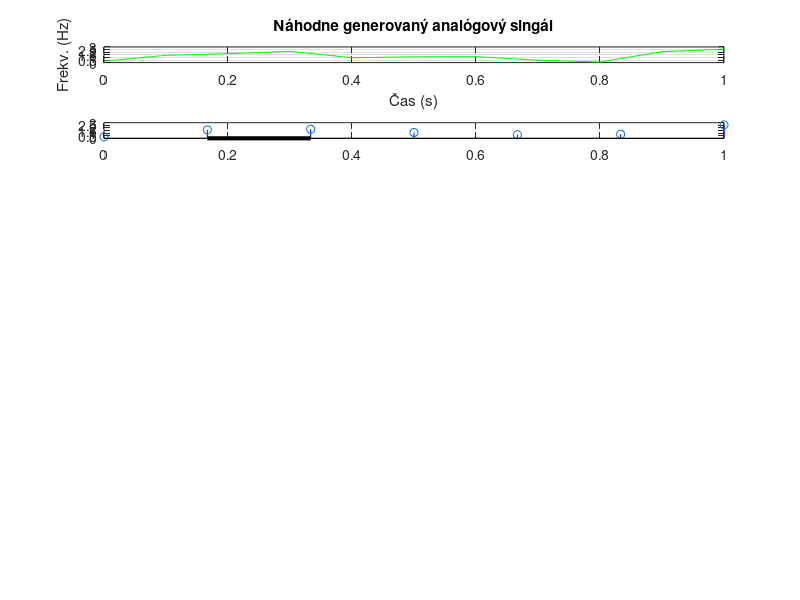

Reproduce this figure in MATLAB. (Note: this script raises an error after producing the figure.)
%%Vyhotovil: Martin Chlebovec, Tomáš Balog
%%Predmet: Číslicové spracovanie signálov
%%Skupina: Utorok: 9:10
%%Zadanie: Frekvenčné spektrum a vzorkovanie signálu
%%Štud. odbor: Počítačové siete
%%Ročník: 1. Ing.
%%Matlab: R2016b
%%Popis:
%%Program pre vzorkovanie signálu obsahuje generovanie náhodnej časovej oblasti, náhodnej max. frekvencie signálu a následne aj výsledného analógového (spojitého) signálu. 
%%V programe je možné definovať vzorkovaciu frekvenciu (nastavená 2*fmax a 3*fmax). 
%%Program je ďalej zapísaný funkcionálne, t.j. na základe definovanej vzorkovacej frekvencie sa vykoná proces vzorkovania.
%%Pôvodný signál, hodnoty signálu vo vzorkovacej perióde a následne aj spojitý vzorkovaný signál je vykreslený do pravouhlého súradnicového systému. 
%%Celý program je navrhnutý v diskrétnej oblasti pre čas (t) - (x-os) začína v bode 0. 
%%V grafe je vyznačená aj vzorkovacia perióda (resp. funkčná vzorkovaná hodnota pôvodného signálu).

close all; %% zatvor figure, okno
clear all; %% Vymaž premenné a ich hodnoty
rng shuffle %% náhodný generátor čísel, časový - true random generator


tmax = randi([1 10]) %%generuj max. časovu oblasť od do
t = 0:0.1:tmax; %%vytvor maticove pole
f_max = randi([1 5]) %%generuj max frekvenciu (amplitúdu)

figure(1) %%vytvor jedno okno pre grafy
%%generuj nahodnu maticu spojitych signalov (analógový signál)
signal = (f_max)*rand(1,length(t));

%%podgraf
subplot(7,1,1)
%%vykreslenie spojitej krivky zelenej farby (generovaný signál)
plot(t,signal,'-g');
title('Náhodne generovaný analógový singál'); %%Nadpis grafu
xlabel('Čas (s)'); %Popis osi x
ylabel('Frekv. (Hz)'); %Popis osi y
hold on
grid %%hodnoty x a y osí
f_vzorkovacia = 2*f_max %%vzorkovacia frekvencia 2*fmax
f_vzorkovacia3 = 3*f_max %%vzorkovacia frekvencia 3*fmax
f_vzorkovacia10 = 10*f_max %%vzorkovacia frekvencia 10*fmax

T_vzorkovacia = 1/f_vzorkovacia %vzorkovacia perioda pre 2*fmax
T_vzorkovacia3 = 1/f_vzorkovacia3 %vzorkovacia perioda pre 3*fmax
T_vzorkovacia10 = 1/f_vzorkovacia10 %vzorkovacia perioda pre 10*fmax

%%vzorkovacie kroky z diskretnej hodnoty 0 - max. casova hodnota signalu
kroky = 0:T_vzorkovacia:max(t)
kroky3 = 0:T_vzorkovacia3:max(t)
kroky10 = 0:T_vzorkovacia10:max(t)
%%interpolacia - prienik funkcnych hodnot signalu v casovych bodoch periody
vzorkovanie_body = interp1(t,signal,kroky);
vzorkovanie_body3 = interp1(t,signal,kroky3);
vzorkovanie_body10 = interp1(t,signal,kroky10);
hold on

subplot(7,1,2) %%podgraf
%%čiarové reprezentácie funkčných hodnôt s bodmi amplitúdy vzorkovania
stem(kroky,vzorkovanie_body,'Color','b');
hold on
%%úsečka opisujúca periódu vzorkovania medzi 2 vzorkovaniami
plot([kroky(2) kroky(3)],[0 0],'-k','LineWidth',3);
%%ukončovacie body úsečky so znakmi < --- > pre interval
scatter(kroky(2),0,'<','k')
scatter(kroky(3),0,'>','k')
%%popis úsečky s textom Tvz
text((kroky(2)/2+kroky(3))/2,-0.3,'Tvz','Color','black', 'Fontsize', 12);
title('Vzorkovaný signál --> fvz = 2*fmax'); %%nadpis podgrafu
xlabel('Čas (s)'); %Popis osi x
ylabel('Frekv. (Hz)'); %Popis osi y
hold on

subplot(7,1,3) %%podgraf
plot(kroky,vzorkovanie_body,'-b');
title('Priebeh vzorkovaného signálu --> fvz = 2*fmax'); %%nadpis podgrafu
xlabel('Čas (s)'); %Popis osi x
ylabel('Frekv. (Hz)'); %Popis osi y

subplot(7,1,4) %%podgraf
stem(kroky3,vzorkovanie_body3,'Color','r');
hold on
plot([kroky3(2) kroky3(3)],[0 0],'-k','LineWidth',3);
scatter(kroky3(2),0,'<','k')
scatter(kroky3(3),0,'>','k')
text((kroky3(2)/2+kroky3(3))/2,-0.3,'Tvz','Color','black', 'Fontsize', 12);
title('Vzorkovaný signál --> fvz = 3*fmax');
xlabel('Čas (s)'); %Popis osi x
ylabel('Frekv. (Hz)'); %Popis osi y
hold on

subplot(7,1,5) %%podgraf
plot(kroky3,vzorkovanie_body3,'-r'); %vykreslenie spojitej funkcie - krivky
title('Priebeh vzorkovaného signálu --> fvz = 3*fmax');
xlabel('Čas (s)'); %Popis osi x
ylabel('Frekv. (Hz)'); %Popis osi y



subplot(7,1,6) %%podgraf
stem(kroky10,vzorkovanie_body10,'Color','k');
hold on
plot([kroky10(2) kroky10(3)],[0 0],'-k','LineWidth',3);
scatter(kroky10(2),0,'<','k')
scatter(kroky10(3),0,'>','k')
text((kroky10(2)/2+kroky10(3))/2,-0.3,'Tvz','Color','black', 'Fontsize', 12);
title('Vzorkovaný signál --> fvz = 10*fmax');
xlabel('Čas (s)'); %Popis osi x
ylabel('Frekv. (Hz)'); %Popis osi y
hold on

subplot(7,1,7) %%podgraf
plot(kroky10,vzorkovanie_body10,'-k'); %vykreslenie spojitej funkcie - krivky
title('Priebeh vzorkovaného signálu --> fvz = 10*fmax');
xlabel('Čas (s)'); %Popis osi x
ylabel('Frekv. (Hz)'); %Popis osi y
